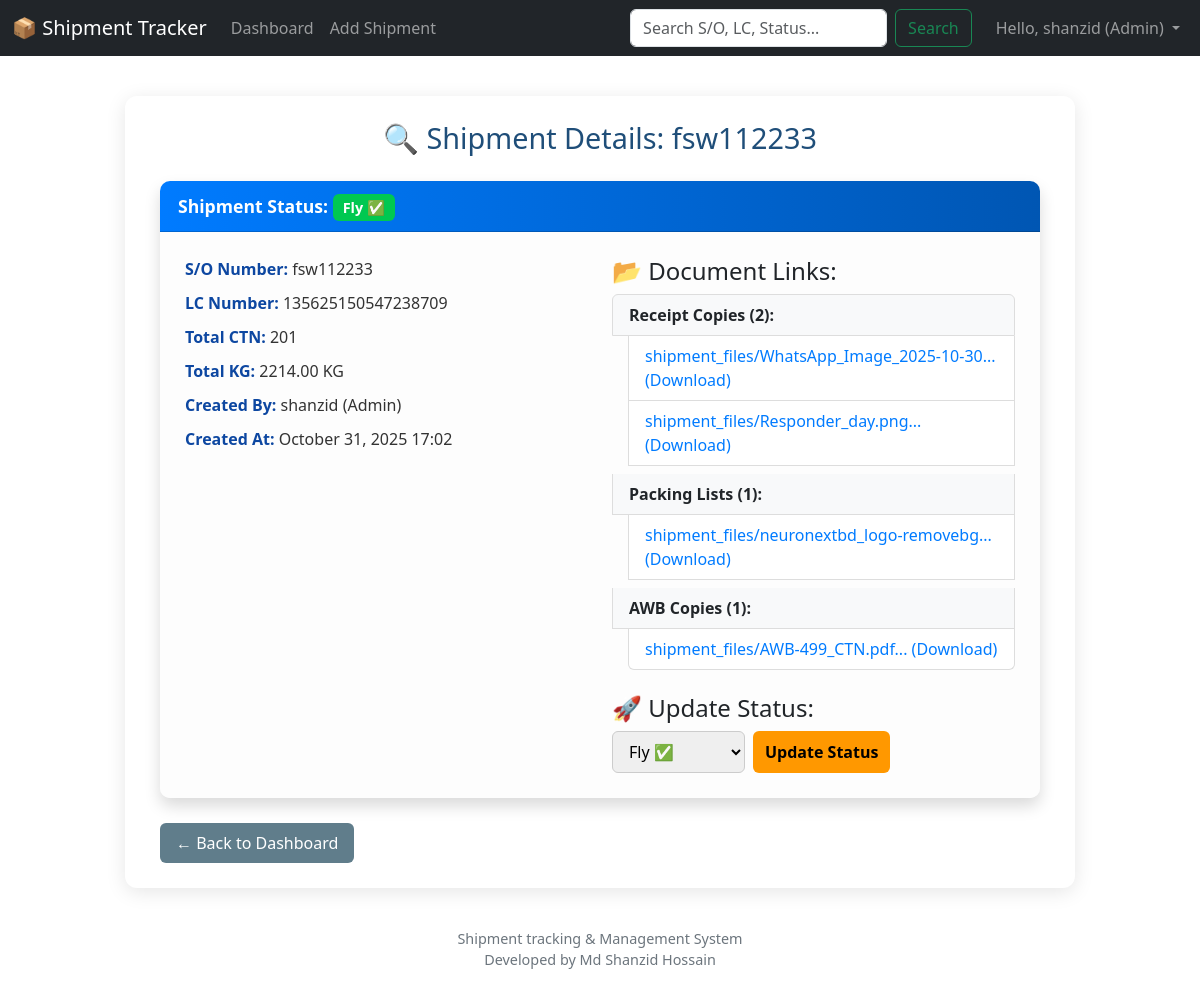
Screenshot of /shipment/2/ (signed in) with the database file from the repository.
### shipment_app/models.py (models this page shows, shortened)
class CustomUser(AbstractUser):
    ROLE_CHOICES = [
        ('admin', 'Admin'),
        ('editor', 'Can Edit'),
        ('viewer', 'View Only'),
    ]
    role = models.CharField(max_length=20, choices=ROLE_CHOICES, default='viewer')

class Shipment(models.Model):
    STATUS_CHOICES = [
        ('pending', 'Pending 🕒'),
        ('fly', 'Fly ✅'),
        ('arrived', 'Arrived 📦'),
    ]
    so_number = models.CharField(max_length=100, unique=True, verbose_name="S/O Number")
    lc_number = models.CharField(max_length=100, blank=True, null=True, verbose_name="LC Number")
    total_ctn = models.IntegerField(verbose_name="Total CTN")
    total_kg = models.FloatField(verbose_name="Total KG")
    status = models.CharField(max_length=20, choices=STATUS_CHOICES, default='pending', verbose_name="Status")
    created_by = models.ForeignKey(CustomUser, on_delete=models.SET_NULL, null=True)
    created_at = models.DateTimeField(auto_now_add=True)
    class Meta:
        ordering = ['-created_at'] # নতুনগুলো আগে দেখানোর জন্য
    @property
    def receipt_files(self) -> QuerySet:
        return self.files.filter(file_type='receipt')
    @property
    def packing_files(self) -> QuerySet:
        return self.files.filter(file_type='packing')
    @property
    def awb_files(self) -> QuerySet:
        return self.files.filter(file_type='awb')

class ShipmentFile(models.Model):
    FILE_TYPE_CHOICES = [
        ('receipt', 'Receipt Copy'),
        ('packing', 'Packing List'),
        ('awb', 'AWB Copy'),
    ]
    shipment = models.ForeignKey(Shipment, related_name='files', on_delete=models.CASCADE)
    file_type = models.CharField(max_length=20, choices=FILE_TYPE_CHOICES)
    uploaded_file = models.FileField(upload_to='shipment_files/')

### shipment_app/views.py (the view)
# urls.py: path('shipment/<int:pk>/', views.shipment_detail, name='shipment_detail'), # Shipment Details
@login_required
@user_passes_test(is_viewer_or_higher, login_url='/login/')
def shipment_detail(request, pk):
    shipment = get_object_or_404(Shipment, pk=pk)
    if request.method == 'POST':
        if not is_admin_or_editor(request.user):
            messages.error(request, "You do not have permission to change the status.")
            return redirect('shipment_detail', pk=pk)
        status_form = StatusUpdateForm(request.POST, instance=shipment)
        if status_form.is_valid():
            status_form.save()
            messages.success(request, f'Status of S/O {shipment.so_number} updated to {shipment.get_status_display()}.')
            return redirect('shipment_detail', pk=pk)
    else:
        status_form = StatusUpdateForm(instance=shipment)
    context = {
        'shipment': shipment,
        'status_form': status_form,
        'can_edit': is_admin_or_editor(request.user), # এডিট করার পারমিশন
    }
    return render(request, 'shipment_app/shipment_detail.html', context)

### shipment_app/forms.py
class StatusUpdateForm(forms.ModelForm):
    class Meta:
        model = Shipment
        fields = ['status']

### shipment_app/views.py (called while the page is built)
def is_admin_or_editor(user):
    return user.is_authenticated and user.role in ['admin', 'editor']

def is_viewer_or_higher(user):
    return user.is_authenticated and user.role in ['admin', 'editor', 'viewer']

### shipment_app/templates/shipment_app/shipment_detail.html (shortened to what this page needs)
{% extends "shipment_app/base.html" %}
{% block content %}
<div class="shipment-container">
    <h1>🔍 Shipment Details: {{ shipment.so_number }}</h1>
    <div class="card shadow">
        <div class="card-header">
            Shipment Status:
            {% if shipment.status == 'fly' %}
                <span class="status-fly">Fly ✅</span>
            {% elif shipment.status == 'arrived' %}
                <span class="status-arrived">Arrived 📦</span>
            {% else %}
                <span class="status-pending">Pending 🕒</span>
            {% endif %}
        </div>
        <div class="card-body">
            <div class="row">
                <div class="col-md-6 shipment-info">
                    <p><strong>S/O Number:</strong> {{ shipment.so_number }}</p>
                    <p><strong>LC Number:</strong> {{ shipment.lc_number|default:"N/A" }}</p>
                    <p><strong>Total CTN:</strong> {{ shipment.total_ctn }}</p>
                    <p><strong>Total KG:</strong> {{ shipment.total_kg|floatformat:2 }} KG</p>
                    <p><strong>Created By:</strong> {{ shipment.created_by.username }} ({{ shipment.created_by.get_role_display }})</p>
                    <p><strong>Created At:</strong> {{ shipment.created_at|date:"F d, Y H:i" }}</p>
                </div>
                <div class="col-md-6">
                    <h4>📂 Document Links:</h4>
                    <ul class="list-group mb-3">
                        {% with receipt_files=shipment.receipt_files %}
                        {% if receipt_files %}
                            <li class="list-group-item bg-light"><strong>Receipt Copies ({{ receipt_files|length }}):</strong></li>
                            {% for file in receipt_files %}
                                <li class="list-group-item ms-3">
                                    <a href="{{ file.uploaded_file.url }}" target="_blank">
                                        {{ file.uploaded_file.name|slice:":40" }}... (Download)
                                    </a>
                                </li>
                            {% endfor %}
                        {% else %}
                             <li class="list-group-item">Receipt Copies: N/A</li>
                        {% endif %}
                        {% endwith %}
                        {% with packing_files=shipment.packing_files %}
                        {% if packing_files %}
                            <li class="list-group-item bg-light mt-2"><strong>Packing Lists ({{ packing_files|length }}):</strong></li>
                            {% for file in packing_files %}
                                <li class="list-group-item ms-3">
                                    <a href="{{ file.uploaded_file.url }}" target="_blank">
                                        {{ file.uploaded_file.name|slice:":40" }}... (Download)
                                    </a>
                                </li>
                            {% endfor %}
                        {% else %}
                            <li class="list-group-item mt-2">Packing Lists: N/A</li>
                        {% endif %}
                        {% endwith %}
                        {% with awb_files=shipment.awb_files %}
                        {% if awb_files %}
                            <li class="list-group-item bg-light mt-2"><strong>AWB Copies ({{ awb_files|length }}):</strong></li>
                            {% for file in awb_files %}
                                <li class="list-group-item ms-3">
                                    <a href="{{ file.uploaded_file.url }}" target="_blank">
                                        {{ file.uploaded_file.name|slice:":40" }}... (Download)
                                    </a>
                                </li>
                            {% endfor %}
                        {% else %}
                            <li class="list-group-item mt-2">AWB Copies: N/A</li>
                        {% endif %}
                        {% endwith %}
                    </ul>
                    {% if can_edit %}
                        <h4 class="mt-4">🚀 Update Status:</h4>
                        <form method="POST" class="d-flex">
                            {{ status_form.status }}
                            <button type="submit" class="btn btn-warning ms-2">Update Status</button>
                        </form>
                    {% else %}
                        <div class="alert alert-info mt-4">You do not have permission to change the status.</div>
                    {% endif %}
                </div>
            </div>
        </div>
    </div>
    <a href="{% url 'dashboard' %}" class="btn btn-secondary">← Back to Dashboard</a>
</div>
{% endblock %}

### shipment_app/templates/shipment_app/base.html (shortened to what this page needs)
{% load static %}
<!DOCTYPE html>
<html lang="en">
<head>
    <link href="https://cdn.jsdelivr.net/npm/bootstrap@5.3.3/dist/css/bootstrap.min.css" rel="stylesheet">
</head>
<body>
    <header>
        <nav class="navbar navbar-expand-lg navbar-dark bg-dark">
            <div class="container-fluid">
                <a class="navbar-brand" href="{% url 'dashboard' %}">📦 Shipment Tracker</a>
                <div class="collapse navbar-collapse" id="navbarNav">
                    <ul class="navbar-nav me-auto mb-2 mb-lg-0">
                        <li class="nav-item">
                            <a class="nav-link {% if request.path == '/' %}active{% endif %}" href="{% url 'dashboard' %}">Dashboard</a>
                        </li>
                        {% if request.user.is_authenticated and request.user.role in 'admin editor' %}
                        <li class="nav-item">
                            <a class="nav-link {% if 'add' in request.path %}active{% endif %}" href="{% url 'add_shipment' %}">Add Shipment</a>
                        </li>
                        {% endif %}
                    </ul>
                    <form class="d-flex me-3" method="GET" action="{% url 'search_shipment' %}">
                        <input class="form-control me-2" type="search" name="q" placeholder="Search S/O, LC, Status..." aria-label="Search" value="{{ request.GET.q }}">
                        <button class="btn btn-outline-success" type="submit">Search</button>
                    </form>
                    {% if request.user.is_authenticated %}
                    <ul class="navbar-nav">
                        <li class="nav-item dropdown">
                            <a class="nav-link dropdown-toggle" href="#" id="navbarDropdown" role="button" data-bs-toggle="dropdown" aria-expanded="false">
                                Hello, {{ request.user.username }} ({{ request.user.get_role_display }})
                            </a>
                        </li>
                    </ul>
                    {% else %}
                    <a href="{% url 'login' %}" class="btn btn-primary">Login</a>
                    {% endif %}
                </div>
            </div>
        </nav>
    </header>
    <main class="container mt-4">
        {% block content %}{% endblock %}
    </main>
    <p class="footer-text">
        Shipment tracking & Management System<br>
        Developed by Md Shanzid Hossain
    </p>
</body>
</html>

### shipment_app/templates/shipment_app/base.html (style rules this page uses)
.footer-text { color: #6c757d; font-size: 0.9em; text-align: center; margin-top: 20px; }
.status-fly { color: #198754; font-weight: bold; }

### shipment_app/templates/shipment_app/shipment_detail.html (style rules this page uses)
.shipment-container { max-width: 950px; margin: 40px auto; background: #ffffff; border-radius: 12px; box-shadow: 0 4px 20px rgba(0, 0, 0, 0.1); overflow: hidden; font-family: 'Segoe UI', sans-serif; padding: 25px 35px; }
.shipment-container h1 { font-size: 1.8rem; color: #1f4e79; margin-bottom: 25px; text-align: center; }
.card { border: none; border-radius: 10px; overflow: hidden; margin-bottom: 25px; }
.card-header { background: linear-gradient(90deg, #007bff, #0056b3); color: white; font-size: 1.1rem; font-weight: 600; padding: 12px 18px; }
.card-body { background-color: #fdfdfd; padding: 25px; }
.status-fly { background: #00c851; color: white; padding: 4px 10px; border-radius: 6px; font-size: 0.9rem; }
.shipment-info p { font-size: 1rem; color: #333; margin-bottom: 10px; }
.shipment-info strong { color: #0d47a1; }
.list-group-item { border: 1px solid #ddd; transition: 0.3s; }
.list-group-item a { color: #007bff; text-decoration: none; font-weight: 500; }
form.d-flex select { border-radius: 6px; padding: 8px 12px; border: 1px solid #ccc; }
.btn-warning { background-color: #ff9800; border: none; font-weight: 600; }
.btn-secondary { display: inline-block; background-color: #607d8b; color: white; border: none; padding: 8px 16px; border-radius: 6px; text-decoration: none; transition: 0.3s; font-weight: 500; }

### rows the page displays
CustomUser: user.username "shanzid", user.role "Admin"
Shipment: so_number "fsw112233", lc_number "135625150547238709", total_ctn "201", total_kg "2214.00", created_by.username "shanzid", created_by.role "Admin", created_at "October 31, 2025 17:02", status "Fly ✅"
ShipmentFile: uploaded_file.name "shipment_files/WhatsApp_Image_2025-10-30"
ShipmentFile: uploaded_file.name "shipment_files/Responder_day.png"
ShipmentFile: uploaded_file.name "shipment_files/neuronextbd_logo-removebg"
ShipmentFile: uploaded_file.name "shipment_files/AWB-499_CTN.pdf"

### other values shown
{{ receipt_files|length }} "2"
{{ packing_files|length }} "1"
{{ awb_files|length }} "1"
